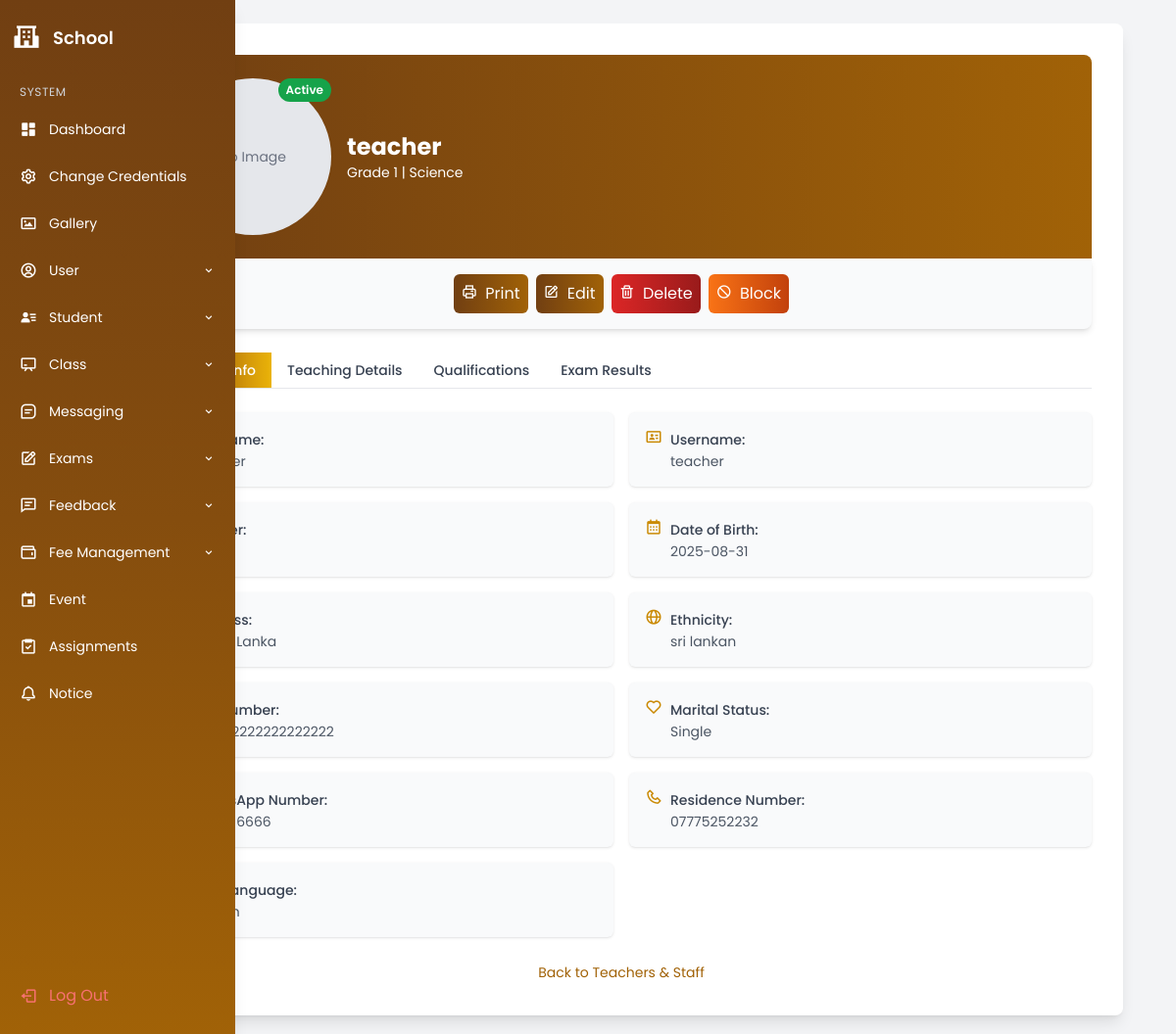
The app's page /teacher_profile.php?username=teacher (signed in) with its own data.
### tables this page shows
CREATE TABLE `teacher` (
  `id` int(11) NOT NULL,
  `username` varchar(50) DEFAULT NULL,
  `full_name` varchar(255) NOT NULL,
  `gender` enum('Male','Female') NOT NULL,
  `date_of_birth` date NOT NULL,
  `postal_address` text NOT NULL,
  `ethnicity` varchar(255) DEFAULT NULL,
  `nic_number` varchar(50) NOT NULL,
  `marital_status` enum('Single','Married') NOT NULL,
  `whatsapp_number` varchar(15) DEFAULT NULL,
  `residence_number` varchar(15) DEFAULT NULL,
  `first_language` varchar(50) DEFAULT NULL,
  `profile_image` varchar(255) DEFAULT NULL,
  `subject_id` int(11) DEFAULT NULL,
  `grade_id` int(11) DEFAULT NULL,
  `teaching_classes` longtext DEFAULT NULL CHECK (json_valid(`teaching_classes`)),
  `rank` varchar(255) DEFAULT NULL
);

CREATE TABLE `grades` (
  `id` int(11) NOT NULL,
  `grade_name` varchar(50) NOT NULL
);

CREATE TABLE `subjects` (
  `id` int(11) NOT NULL,
  `subject_name` varchar(100) NOT NULL
);

### teacher_profile.php (the view, shortened to what this page needs)
<?php
include 'database_connection.php';
$username_filter = isset($_GET['username']) ? $_GET['username'] : '';
$sql_user = "
    SELECT
        t.*,
        u.active,
        s.subject_name,
        g.grade_name,
        ed.other_educational_qualification,
        ed.professional_qualification,
        ed.extra_curricular_activities,
        ed.work_experience
    FROM teacher t
    LEFT JOIN user u ON t.username = u.username
    LEFT JOIN subjects s ON t.subject_id = s.id
    LEFT JOIN grades g ON t.grade_id = g.id
    LEFT JOIN educational_details ed ON t.username = ed.username
    WHERE t.username = ?";
$stmt = $conn->prepare($sql_user);
$stmt->bind_param("s", $username_filter);
$stmt->execute();
$user_details = $stmt->get_result()->fetch_assoc();
?>
<!DOCTYPE html>
<html lang="en">
<head>
    <script src="https://cdn.tailwindcss.com"></script>
    <link rel="stylesheet" href="https://cdn.jsdelivr.net/npm/boxicons@latest/css/boxicons.min.css">
</head>
<body class="bg-gray-100 min-h-screen">
    <?php include('navbar.php'); ?>
    <main class="ml-[68px] p-6">
        <div class="container max-w-5xl mx-auto bg-white p-8 rounded-lg shadow-lg hover:shadow-2xl transition-all duration-300 animate-bounceIn">
            <?php if ($user_details): ?>
                <div class="profile-header bg-gradient-to-r from-yellow-900 to-yellow-700 text-white p-6 rounded-t-lg flex flex-col sm:flex-row items-center gap-4">
                    <div class="profile-img-container relative">
                        <?php if (!empty($user_details['profile_image']) && file_exists($user_details['profile_image'])): ?>
                            <img src="<?php echo htmlspecialchars($user_details['profile_image']); ?>" alt="Profile Image of <?php echo htmlspecialchars($user_details['full_name']); ?>" class="profile-img w-40 h-40 object-cover rounded-full transition-transform duration-300">
                        <?php else: ?>
                            <div class="w-40 h-40 bg-gray-200 rounded-full flex items-center justify-center text-gray-500 text-sm">No Image</div>
                        <?php endif; ?>
                        <span class="absolute top-0 right-0 bg-<?php echo $user_details['active'] == 1 ? 'green-600' : 'red-600'; ?> text-white text-xs font-semibold px-2 py-1 rounded-full">
                            <?php echo $user_details['active'] == 1 ? 'Active' : 'Blocked'; ?>
                        </span>
                    </div>
                    <div class="text-center sm:text-left">
                        <h2 class="text-2xl font-bold"><?php echo htmlspecialchars($user_details['full_name']); ?></h2>
                        <p class="text-sm"><?php echo htmlspecialchars($user_details['grade_name'] ?? 'N/A'); ?> | <?php echo htmlspecialchars($user_details['subject_name'] ?? 'N/A'); ?></p>
                    </div>
                </div>
                <div class="action-bar no-print sticky top-0 z-40 bg-gray-50 p-4 rounded-b-lg shadow-md flex flex-wrap justify-center gap-2 mb-6">
                    <button onclick="window.print()" class="p-2 bg-gradient-to-r from-yellow-900 to-yellow-700 text-white rounded-md btn-gradient hover:bg-yellow-800 transition duration-200 hover-loop" aria-label="Print profile">
                        <i class='bx bx-printer mr-1'></i> Print
                    </button>
                    <a href="./edit_teacher_profile.php?username=<?php echo urlencode($username_filter); ?>"
                       class="p-2 bg-gradient-to-r from-yellow-900 to-yellow-700 text-white rounded-md btn-gradient hover:bg-yellow-800 transition duration-200 hover-loop"
                       aria-label="Edit profile">
                        <i class='bx bx-edit mr-1'></i> Edit
                    </a>
                    <form method="POST" onsubmit="return confirm('Are you sure you want to delete this profile?');" class="inline">
                        <button type="submit" name="delete" class="p-2 bg-gradient-to-r from-red-600 to-red-800 text-white rounded-md btn-gradient hover:bg-red-900 transition duration-200 hover-loop" aria-label="Delete profile">
                            <i class='bx bx-trash mr-1'></i> Delete
                        </button>
                    </form>
                    <?php if ($user_details['active'] == 1): ?>
                        <button onclick="openBlockModal('<?php echo htmlspecialchars($username_filter); ?>')"
                                class="p-2 bg-gradient-to-r from-orange-500 to-orange-700 text-white rounded-md btn-gradient hover:bg-orange-800 transition duration-200 hover-loop"
                                aria-label="Block user">
                            <i class='bx bx-block mr-1'></i> Block
                        </button>
                    <?php endif; ?>
                </div>
                <div class="tabs no-print flex flex-wrap border-b border-gray-200 mb-6">
                    <button class="tab-button px-4 py-2 text-sm font-medium text-gray-700 hover:bg-yellow-100 transition duration-200 active" data-tab="personal" aria-label="Personal Information">Personal Info</button>
                    <button class="tab-button px-4 py-2 text-sm font-medium text-gray-700 hover:bg-yellow-100 transition duration-200" data-tab="teaching" aria-label="Teaching Details">Teaching Details</button>
                    <button class="tab-button px-4 py-2 text-sm font-medium text-gray-700 hover:bg-yellow-100 transition duration-200" data-tab="qualifications" aria-label="Qualifications">Qualifications</button>
                    <button class="tab-button px-4 py-2 text-sm font-medium text-gray-700 hover:bg-yellow-100 transition duration-200" data-tab="results" aria-label="Exam Results">Exam Results</button>
                </div>
                <div class="tab-content">
                    <div id="personal" class="tab-pane grid grid-cols-1 md:grid-cols-2 gap-4 mb-6 animate-bounceIn">
                        <div class="card bg-gray-50 p-4 rounded-md shadow hover:shadow-lg transition duration-200">
                            <div class="flex items-start">
                                <i class='bx bx-user mr-2 text-yellow-600 text-lg'></i>
                                <div>
                                    <label class="text-sm font-medium text-gray-700">Full Name:</label>
                                    <span class="block text-sm text-gray-600"><?php echo htmlspecialchars($user_details['full_name']); ?></span>
                                </div>
                            </div>
                        </div>
                        <div class="card bg-gray-50 p-4 rounded-md shadow hover:shadow-lg transition duration-200">
                            <div class="flex items-start">
                                <i class='bx bx-id-card mr-2 text-yellow-600 text-lg'></i>
                                <div>
                                    <label class="text-sm font-medium text-gray-700">Username:</label>
                                    <span class="block text-sm text-gray-600"><?php echo htmlspecialchars($user_details['username']); ?></span>
                                </div>
                            </div>
                        </div>
                        <div class="card bg-gray-50 p-4 rounded-md shadow hover:shadow-lg transition duration-200">
                            <div class="flex items-start">
                                <i class='bx bx-male-female mr-2 text-yellow-600 text-lg'></i>
                                <div>
                                    <label class="text-sm font-medium text-gray-700">Gender:</label>
                                    <span class="block text-sm text-gray-600"><?php echo htmlspecialchars($user_details['gender']); ?></span>
                                </div>
                            </div>
                        </div>
                        <div class="card bg-gray-50 p-4 rounded-md shadow hover:shadow-lg transition duration-200">
                            <div class="flex items-start">
                                <i class='bx bx-calendar mr-2 text-yellow-600 text-lg'></i>
                                <div>
                                    <label class="text-sm font-medium text-gray-700">Date of Birth:</label>
                                    <span class="block text-sm text-gray-600"><?php echo htmlspecialchars($user_details['date_of_birth']); ?></span>
                                </div>
                            </div>
                        </div>
                        <div class="card bg-gray-50 p-4 rounded-md shadow hover:shadow-lg transition duration-200">
                            <div class="flex items-start">
                                <i class='bx bx-home mr-2 text-yellow-600 text-lg'></i>
                                <div>
                                    <label class="text-sm font-medium text-gray-700">Address:</label>
                                    <span class="block text-sm text-gray-600"><?php echo htmlspecialchars($user_details['postal_address']); ?></span>
                                </div>
                            </div>
                        </div>
                        <div class="card bg-gray-50 p-4 rounded-md shadow hover:shadow-lg transition duration-200">
                            <div class="flex items-start">
                                <i class='bx bx-globe mr-2 text-yellow-600 text-lg'></i>
                                <div>
                                    <label class="text-sm font-medium text-gray-700">Ethnicity:</label>
                                    <span class="block text-sm text-gray-600"><?php echo htmlspecialchars($user_details['ethnicity']); ?></span>
                                </div>
                            </div>
                        </div>
                        <div class="card bg-gray-50 p-4 rounded-md shadow hover:shadow-lg transition duration-200">
                            <div class="flex items-start">
                                <i class='bx bx-id-card mr-2 text-yellow-600 text-lg'></i>
                                <div>
                                    <label class="text-sm font-medium text-gray-700">NIC Number:</label>
                                    <span class="block text-sm text-gray-600"><?php echo htmlspecialchars($user_details['nic_number']); ?></span>
                                </div>
                            </div>
                        </div>
                        <div class="card bg-gray-50 p-4 rounded-md shadow hover:shadow-lg transition duration-200">
                            <div class="flex items-start">
                                <i class='bx bx-heart mr-2 text-yellow-600 text-lg'></i>
                                <div>
                                    <label class="text-sm font-medium text-gray-700">Marital Status:</label>
                                    <span class="block text-sm text-gray-600"><?php echo htmlspecialchars($user_details['marital_status']); ?></span>
                                </div>
                            </div>
                        </div>
                        <div class="card bg-gray-50 p-4 rounded-md shadow hover:shadow-lg transition duration-200">
                            <div class="flex items-start">
                                <i class='bx bx-phone mr-2 text-yellow-600 text-lg'></i>
                                <div>
                                    <label class="text-sm font-medium text-gray-700">WhatsApp Number:</label>
                                    <span class="block text-sm text-gray-600"><?php echo htmlspecialchars($user_details['whatsapp_number']); ?></span>
                                </div>
                            </div>
                        </div>
                        <div class="card bg-gray-50 p-4 rounded-md shadow hover:shadow-lg transition duration-200">
                            <div class="flex items-start">
                                <i class='bx bx-phone mr-2 text-yellow-600 text-lg'></i>
                                <div>
                                    <label class="text-sm font-medium text-gray-700">Residence Number:</label>
                                    <span class="block text-sm text-gray-600"><?php echo htmlspecialchars($user_details['residence_number']); ?></span>
                                </div>
                            </div>
                        </div>
                        <div class="card bg-gray-50 p-4 rounded-md shadow hover:shadow-lg transition duration-200">
                            <div class="flex items-start">
                                <i class='bx bx-comment mr-2 text-yellow-600 text-lg'></i>
                                <div>
                                    <label class="text-sm font-medium text-gray-700">First Language:</label>
                                    <span class="block text-sm text-gray-600"><?php echo htmlspecialchars($user_details['first_language']); ?></span>
                                </div>
                            </div>
                        </div>
                    </div>
                </div>
                <div class="no-print text-center mt-6">
                    <a href="./view_teachers_staff.php" class="text-sm text-yellow-700 hover:underline" aria-label="Back to teachers and staff list">Back to Teachers & Staff</a>
                </div>
            <?php else: ?>
                <p class="text-center text-gray-500 italic animate-bounceIn">User not found.</p>
            <?php endif; ?>
        </div>
    </main>
</body>
</html>

### teacher_profile.php (style rules this page uses)
body { font-family: 'Poppins', sans-serif; }
.animate-bounceIn { animation: bounceIn 0.6s ease-out forwards; }
.btn-gradient { position: relative; overflow: hidden; }
.btn-gradient::before { content: ''; position: absolute; top: 0; left: -100%; width: 100%; height: 100%; background: linear-gradient(90deg, transparent, rgba(255, 255, 255, 0.3), transparent); transition: left 0.5s ease; }
.hover-loop { animation: pulse 2s infinite; }
.profile-img-container { position: relative; display: inline-block; }
.profile-img-container::before { content: ''; position: absolute; top: -4px; left: -4px; right: -4px; bottom: -4px; border-radius: 50%; background: linear-gradient(45deg, #7c2d12, #eab308); z-index: -1; }
.tab-button.active { background: linear-gradient(to right, #7c2d12, #eab308); color: white; }

### navbar.php (style rules this page uses)
body { font-family: 'Poppins', sans-serif; }

### records on screen
teacher: full_name "teacher", grade.grade_name "Grade 1", subject.subject_name "Science", username "teacher", gender "Male", date_of_birth "2025-08-31", postal_address "123 Sri Lanka", ethnicity "sri lankan", nic_number "222222222222222222", marital_status "Single", whatsapp_number "07771116666", residence_number "07775252232", first_language "English"
